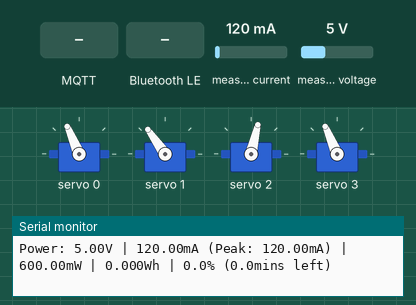
Simulated run of this sketch. Board: ESP32. Parts: 4 × servo, the last lines printed to the serial monitor. The test bench sets the inputs (shaded band); at power-on: measured current 120 mA, measured voltage 5 V. WiFi joins after 1.5 s; servers stay silent unless stated; uploads are accepted with an empty reply; random numbers use the default seed unless the sketch sets one; no MQTT or app messages arrive unless stated; nothing arrives over Bluetooth unless stated; a phone connects over Bluetooth LE 3 s after start.

Above: at 3.9 s.
4.0 s: MQTT message "1" arrives on the first subscribed topic
At 4.47 s:
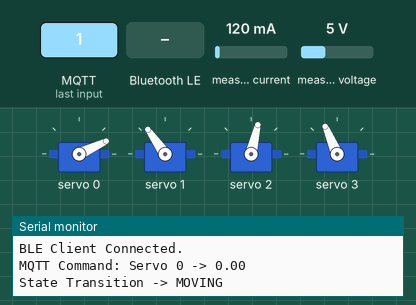
At 5.6 s:
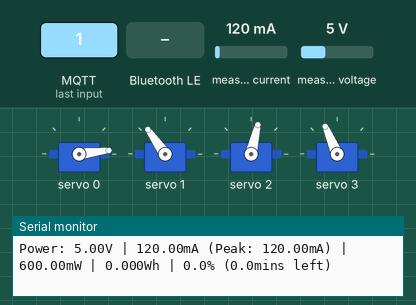
7.0 s: Bluetooth LE write "A:" received
8.5 s: Bluetooth LE write "0" received
10.0 s: MQTT message "A:" arrives on the first subscribed topic
11.5 s: MQTT message "A:" arrives on the second subscribed topic
Timing chart, 0 to 14.0 s (numbered marks = the images above; inputs shaded):
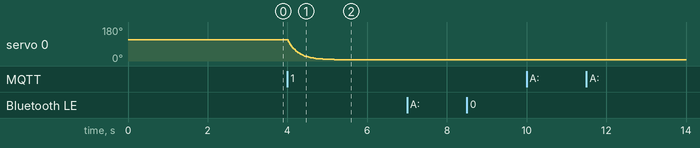

The sketch:

platform.ino
```cpp
#include <Arduino.h>
#include <Wire.h>
#include "include/Config.h"
#include "src/modules/servo_control/ServoController.h"
#include "src/modules/motion/MotionManager.h"
#include "src/modules/joystick/JoystickHandler.h"
#include "src/modules/bluetooth/BluetoothHandler.h"
#include "src/modules/network/RobotNetwork.h"
#include "src/modules/power/PowerMonitor.h"

// ======================================================
// GLOBAL INSTANCES
// ======================================================
ServoController servoCtrl(PCA9685_ADDR);
MotionManager   motion(servoCtrl);
JoystickHandler joysticks(motion);
BluetoothHandler ble(motion);
RobotNetwork   network(motion);

// ======================================================
// DEBUG UTILITIES
// ======================================================
void printState() {
    static unsigned long lastPrint = 0;
    if (millis() - lastPrint > 1000) {
        lastPrint = millis();
        Serial.printf("Base: %.2f | Shoulder: %.2f | Elbow: %.2f | Grip: %.2f\n",
            motion.getCurrent(0),
            motion.getCurrent(1),
            motion.getCurrent(2),
            motion.getCurrent(3)
        );
        if (powerMonitor.isDetected()) {
            Serial.printf("Power: %.2fV | %.2fmA (Peak: %.2fmA) | %.2fmW | %.3fWh | %.1f%% (%.1fmins left)\n",
                powerMonitor.getVoltage(),
                powerMonitor.getCurrent(),
                powerMonitor.getPeakCurrent(),
                powerMonitor.getPower(),
                powerMonitor.getEnergyWh(),
                powerMonitor.getRemainingCapacityPercent(),
                powerMonitor.getRuntimePredictionMins()
            );
        } else {
            Serial.println("Power: INA226 NOT DETECTED! Check I2C bus wiring/address.");
        }
    }
}

// ======================================================
// SETUP
// ======================================================
void setup() {
    Serial.begin(115200);

    // Initialize I2C for PCA9685
    Wire.begin(21, 22);
    Wire.setClock(100000);

    // Initialize Motion System (calls servoCtrl.begin and startup sequence)
    motion.begin();

    // Initialize BLE Server
    ble.begin();

    // Initialize WiFi, MQTT and HTTP Registration
    network.begin();

    // Initialize Power Monitor
    powerMonitor.begin();

    Serial.println("System initialized and ready.");
}

// ======================================================
// MAIN LOOP
// ======================================================
void loop() {
    // 1. Keep Network (MQTT) alive
    network.update();

    // 2. Process Input (Priority: MQTT > BLE > Joystick)
    // If MQTT is connected, it can override local controls.
    // Let's allow Joystick if NO BLE client and NO recent MQTT commands.
    // For simplicity,don't read joystick if BLE is connected or MQTT is actively controlling.
    // We'll read joystick only if BLE is not connected. MQTT commands just set target directly via callback.
    if (!ble.isConnected()) {
        joysticks.readAndProcess();
    }

    // 2. Update Motion (Smoothing and Servo writing)
    motion.update();

    // 3. Update Power Monitor
    powerMonitor.update(motion.isMoving());

    // 4. Debug Output
    printState();

    // 5. Rate Limiting
    delay(UPDATE_DELAY_MS);
}
```

BluetoothHandler.cpp
```cpp
#include "BluetoothHandler.h"

BluetoothHandler::BluetoothHandler(MotionManager& motion)
    : _motion(motion), _deviceConnected(false), _pServer(nullptr), _pCharacteristic(nullptr) {
}

void BluetoothHandler::begin(const char* deviceName) {
    // 1. Initialize BLE Environment
    BLEDevice::init(deviceName);

    // 2. Create BLE Server
    _pServer = BLEDevice::createServer();
    _pServer->setCallbacks(this);

    // 3. Create BLE Service
    BLEService *pService = _pServer->createService(SERVICE_UUID);

    // 4. Create BLE Characteristic
    _pCharacteristic = pService->createCharacteristic(
        CHARACTERISTIC_UUID,
        BLECharacteristic::PROPERTY_READ |
        BLECharacteristic::PROPERTY_WRITE |
        BLECharacteristic::PROPERTY_WRITE_NR |
        BLECharacteristic::PROPERTY_NOTIFY |
        BLECharacteristic::PROPERTY_INDICATE
    );

    _pCharacteristic->setCallbacks(this);

    // Add descriptor for notifications
    _pCharacteristic->addDescriptor(new BLE2902());

    // 5. Start the service
    pService->start();

    // 6. Start advertising
    BLEAdvertising *pAdvertising = BLEDevice::getAdvertising();
    pAdvertising->addServiceUUID(SERVICE_UUID);
    pAdvertising->setScanResponse(true);
    pAdvertising->setMinPreferred(0x06);  // functions that help with iPhone connections issue
    pAdvertising->setMinPreferred(0x12);
    BLEDevice::startAdvertising();

    Serial.println("BLE System Started. Waiting for connections...");
}

bool BluetoothHandler::isConnected() const {
    return _deviceConnected;
}

void BluetoothHandler::onConnect(BLEServer* pServer) {
    _deviceConnected = true;
    Serial.println("BLE Client Connected.");
}

void BluetoothHandler::onDisconnect(BLEServer* pServer) {
    _deviceConnected = false;
    Serial.println("BLE Client Disconnected.");
    // Restart advertising when disconnected
    BLEDevice::startAdvertising();
}

void BluetoothHandler::onWrite(BLECharacteristic* pCharacteristic) {
    String value = pCharacteristic->getValue().c_str();

    if (value.length() > 0) {
        Serial.print("BLE Received: ");
        Serial.println(value);

        // Protocol expected: J:<servo_index>:<angle>\n
        // Examples:
        // J:0:90  -> Base to 90
        // J:3:70  -> Gripper to 70

        int firstColon = value.indexOf(':');
        int secondColon = value.indexOf(':', firstColon + 1);

        if (firstColon != -1 && secondColon != -1 && value.startsWith("J")) {
            String indexStr = value.substring(firstColon + 1, secondColon);
            String angleStr = value.substring(secondColon + 1);

            int servoIndex = indexStr.toInt();
            float targetAngle = angleStr.toFloat();

            if (servoIndex >= 0 && servoIndex < 4) {
                // Ensure angle is within valid ranges, although MotionManager might handle it
                _motion.setTarget(servoIndex, targetAngle);
                Serial.printf("Setting Servo %d to %.1f\n", servoIndex, targetAngle);
            } else {
                Serial.println("Error: Invalid servo index received via BLE.");
            }
        } else if (value.startsWith("A:")) {
            // Protocol expected: A:<a0>:<a1>:<a2>:<a3>\n
            int c1 = value.indexOf(':', 2);
            int c2 = value.indexOf(':', c1 + 1);
            int c3 = value.indexOf(':', c2 + 1);

            if (c1 != -1 && c2 != -1 && c3 != -1) {
                float a0 = value.substring(2, c1).toFloat();
                float a1 = value.substring(c1 + 1, c2).toFloat();
                float a2 = value.substring(c2 + 1, c3).toFloat();
                float a3 = value.substring(c3 + 1).toFloat();

                _motion.setTarget(0, a0);
                _motion.setTarget(1, a1);
                _motion.setTarget(2, a2);
                _motion.setTarget(3, a3);
            }
        }
    }
}
```

BluetoothHandler.h
```cpp
#ifndef BLUETOOTH_HANDLER_H
#define BLUETOOTH_HANDLER_H

#include <Arduino.h>
#include <BLEDevice.h>
#include <BLEServer.h>
#include <BLEUtils.h>
#include <BLE2902.h>
#include "../motion/MotionManager.h"

// Define Service and Characteristic UUIDs
// Using standard ones or custom ones. Let's use custom ones for this project.
#define SERVICE_UUID           "4fafc201-1fb5-459e-8fcc-c5c9c331914b"
#define CHARACTERISTIC_UUID    "beb5483e-36e1-4688-b7f5-ea07361b26a8"

class BluetoothHandler : public BLEServerCallbacks, public BLECharacteristicCallbacks {
public:
    BluetoothHandler(MotionManager& motion);

    void begin(const char* deviceName = "Grabber_BLE");
    bool isConnected() const;

    // BLEServerCallbacks
    void onConnect(BLEServer* pServer) override;
    void onDisconnect(BLEServer* pServer) override;

    // BLECharacteristicCallbacks
    void onWrite(BLECharacteristic* pCharacteristic) override;

private:
    MotionManager& _motion;
    bool _deviceConnected;
    BLEServer* _pServer;
    BLECharacteristic* _pCharacteristic;
};

#endif // BLUETOOTH_HANDLER_H
```

JoystickHandler.cpp
```cpp
#include "JoystickHandler.h"

JoystickHandler::JoystickHandler(MotionManager& motion) : _motion(motion) {}

void JoystickHandler::readAndProcess() {
#if defined(USE_JOYSTICK) && (USE_JOYSTICK == true)
    int baseVal = analogRead(JOY1_X);
    int shoulderVal = analogRead(JOY1_Y);
    int elbowVal = analogRead(JOY2_X);
    int gripperVal = analogRead(JOY2_Y);

    // Safety check: if all axes read exactly 0, the joystick module is likely disconnected or unpowered.
    // Skip processing to prevent the robot from moving to minimum limits.
    if (baseVal == 0 && shoulderVal == 0 && elbowVal == 0 && gripperVal == 0) {
        return;
    }

    processAxis(baseVal, 0);      // BASE
    processAxis(shoulderVal, 1);  // SHOULDER
    processAxis(elbowVal, 2);     // ELBOW
    processAxis(gripperVal, 3);    // GRIPPER
#endif
}

void JoystickHandler::processAxis(int rawValue, int servoIndex) {
    int offset = rawValue - JOYSTICK_CENTER;

    if (abs(offset) < JOYSTICK_DEADZONE) {
        return;
    }

    float normalized = (float)abs(offset) / (float)JOYSTICK_CENTER;
    normalized = constrain(normalized, 0.0f, 1.0f);

    // Apply quadratic curve for smoother control at low stick deflection
    float intensity = normalized * normalized;

    // Maintain direction
    if (offset < 0) {
        intensity = -intensity;
    }

    _motion.moveJoint(servoIndex, intensity);
}
```

JoystickHandler.h
```cpp
#ifndef JOYSTICK_HANDLER_H
#define JOYSTICK_HANDLER_H

#include "../../../include/Config.h"
#include "../motion/MotionManager.h"
#include "../safety/SafetySystem.h"

class JoystickHandler {
public:
    JoystickHandler(MotionManager& motion);

    void readAndProcess();

private:
    MotionManager& _motion;

    void processAxis(int rawValue, int servoIndex);
};

#endif // JOYSTICK_HANDLER_H
```

MotionManager.cpp
```cpp
#include "MotionManager.h"
#include "../safety/SafetySystem.h"

MotionManager::MotionManager(ServoController& controller)
    : _controller(controller), _smoothFactor(DEFAULT_SMOOTH_FACTOR), _emergencyStop(false)
{
    // Initialize servo data with home positions and limits
    _servos[0] = {BASE_SERVO, BASE_HOME, BASE_HOME, BASE_MIN, BASE_MAX};
    _servos[1] = {SHOULDER_SERVO, SHOULDER_HOME, SHOULDER_HOME, SHOULDER_MIN, SHOULDER_MAX};
    _servos[2] = {ELBOW_SERVO, ELBOW_HOME, ELBOW_HOME, ELBOW_MIN, ELBOW_MAX};
    _servos[3] = {GRIPPER_SERVO, GRIPPER_HOME, GRIPPER_HOME, GRIPPER_MIN, GRIPPER_MAX};
}

void MotionManager::begin() {
    _controller.begin();
    startupSequence();
}

void MotionManager::update() {
    if (_emergencyStop) return;
    for (int i = 0; i < 4; i++) {
        float error = _servos[i].targetAngle - _servos[i].currentAngle;

        if (abs(error) > 0.05f) {
            _servos[i].currentAngle += error * _smoothFactor;
            _controller.setAngle(_servos[i].channel, _servos[i].currentAngle);
        }
    }
}

void MotionManager::setTarget(int servoIndex, float newTarget) {
    if (_emergencyStop) return;
    if (servoIndex < 0 || servoIndex >= 4) return;

    _servos[servoIndex].targetAngle = constrain(
        newTarget,
        _servos[servoIndex].minAngle,
        _servos[servoIndex].maxAngle
    );
}

void MotionManager::moveJoint(int servoIndex, float intensity) {
    if (_emergencyStop) return;
    if (servoIndex < 0 || servoIndex >= 4) return;

    float direction = (intensity > 0) ? 1.0f : -1.0f;
    float absIntensity = abs(intensity);

    float safeSpeed = SafetySystem::calculateSafeSpeed(
        _servos[servoIndex].targetAngle,
        _servos[servoIndex].minAngle,
        _servos[servoIndex].maxAngle,
        direction,
        DEFAULT_MAX_SPEED
    );

    float movement = absIntensity * safeSpeed * direction;
    setTarget(servoIndex, _servos[servoIndex].targetAngle + movement);
}

float MotionManager::getTarget(int servoIndex) const {
    return (servoIndex >= 0 && servoIndex < 4) ? _servos[servoIndex].targetAngle : 0;
}

float MotionManager::getCurrent(int servoIndex) const {
    return (servoIndex >= 0 && servoIndex < 4) ? _servos[servoIndex].currentAngle : 0;
}

bool MotionManager::isMoving() const {
    for (int i = 0; i < 4; i++) {
        float error = _servos[i].targetAngle - _servos[i].currentAngle;
        if (abs(error) > 0.05f) {
            return true;
        }
    }
    return false;
}

void MotionManager::setEmergencyStop(bool stop) {
    _emergencyStop = stop;
}

bool MotionManager::isEmergencyStop() const {
    return _emergencyStop;
}

void MotionManager::startupSequence() {
    // Initial sync
    for (int i = 0; i < 4; i++) {
        _controller.setAngle(_servos[i].channel, _servos[i].currentAngle);
    }
    delay(1000);
    Serial.println("Motion System Initialized");
}
```

MotionManager.h
```cpp
#ifndef MOTION_MANAGER_H
#define MOTION_MANAGER_H

#include "../../../include/Config.h"
#include "../servo_control/ServoController.h"

class MotionManager {
public:
    MotionManager(ServoController& controller);

    void begin();
    void update();
    void setTarget(int servoIndex, float newTarget);
    void moveJoint(int servoIndex, float intensity);
    float getTarget(int servoIndex) const;
    float getCurrent(int servoIndex) const;

    bool isMoving() const;
    void setEmergencyStop(bool stop);
    bool isEmergencyStop() const;

    void startupSequence();

private:
    ServoController& _controller;
    ServoData _servos[4];
    float _smoothFactor;
    bool _emergencyStop;
};

#endif // MOTION_MANAGER_H
```

RobotNetwork.h
```cpp
#ifndef ROBOT_NETWORK_H
#define ROBOT_NETWORK_H

#include <WiFi.h>
#include <WiFiManager.h>
#include <HTTPClient.h>
#include <PubSubClient.h>
#include <ArduinoJson.h>
#include "../../../include/Config.h"
#include "../motion/MotionManager.h"

enum RobotState {
    OFFLINE,
    IDLE,
    MOVING,
    EXECUTING,
    ERROR_STATE,
    EMERGENCY_STOP
};

class RobotNetwork {
public:
    RobotNetwork(MotionManager& motion);

    void begin();
    void update();
    bool isConnected();

    void transitionToState(RobotState newState);
    void triggerError(const char* errorCode);

private:
    MotionManager& _motion;
    WiFiClient _wifiClient;
    PubSubClient _mqttClient;

    unsigned long _lastReconnectAttempt;
    unsigned long _lastHeartbeat;
    unsigned long _lastTelemetry;
    RobotState _currentState;

    void setupWiFi();
    void registerRobot();
    void connectMQTT();
    void publishStatus(const char* status);
    void publishHeartbeat();
    void publishTelemetry();
    const char* stateToString(RobotState state) const;

    void handleMessage(char* topic, byte* payload, unsigned int length);
    static void mqttCallbackWrapper(char* topic, byte* payload, unsigned int length);
    static RobotNetwork* _instance;
};

#endif // ROBOT_NETWORK_H
```

PowerMonitor.h
```cpp
#ifndef POWER_MONITOR_H
#define POWER_MONITOR_H

#include <Arduino.h>
#include <Wire.h>
#include <INA226_WE.h>
#include "../../../include/Config.h"

class PowerMonitor {
public:
    PowerMonitor();

    void begin();
    void update(bool isMoving);

    float getVoltage() const;
    float getCurrent() const;
    float getPower() const;
    float getPeakCurrent() const;
    float getIdleCurrent() const;
    float getMovingCurrent() const;
    float getEnergyWh() const;
    float getRemainingCapacityPercent() const;
    float getRuntimePredictionMins() const;
    bool isDetected() const;

private:
    INA226_WE _ina;

    float _voltage;
    float _current_mA;
    float _power_mW;

    float _peakCurrent;
    float _idleCurrent;
    float _movingCurrent;

    float _energy_mWh;
    unsigned long _lastUpdateMs;

    bool _inaFound;
};

extern PowerMonitor powerMonitor;

#endif // POWER_MONITOR_H
```

SafetySystem.cpp
```cpp
#include "SafetySystem.h"

float SafetySystem::calculateSafeSpeed(
    float currentAngle,
    float minLimit,
    float maxLimit,
    float direction,
    float maxSpeed
) {
    float distanceToMin = currentAngle - minLimit;
    float distanceToMax = maxLimit - currentAngle;

    float safeSpeed = maxSpeed;

    // Slow down near minimum limit
    if (direction < 0 && distanceToMin < 15) {
        safeSpeed *= (distanceToMin / 15.0f);
    }

    // Slow down near maximum limit
    if (direction > 0 && distanceToMax < 15) {
        safeSpeed *= (distanceToMax / 15.0f);
    }

    // Ensure we don't completely stall and keep within bounds
    return constrain(safeSpeed, 0.05f, maxSpeed);
}
```

SafetySystem.h
```cpp
#ifndef SAFETY_SYSTEM_H
#define SAFETY_SYSTEM_H

#include "../../../include/Config.h"

class SafetySystem {
public:
    static float calculateSafeSpeed(
        float currentAngle,
        float minLimit,
        float maxLimit,
        float direction,
        float maxSpeed
    );
};

#endif // SAFETY_SYSTEM_H
```

ServoController.cpp
```cpp
#include "ServoController.h"

ServoController::ServoController(uint8_t addr) : _pwm(addr) {}

void ServoController::begin() {
    _pwm.begin();
    _pwm.setPWMFreq(SERVO_FREQ);
}

void ServoController::setAngle(uint8_t channel, float angle) {
    angle = constrain(angle, 0, 180);
    int pulse = angleToPulse(angle);
    _pwm.setPWM(channel, 0, pulse);
}

void ServoController::detach(uint8_t channel) {
    _pwm.setPWM(channel, 0, 0);
}

void ServoController::attachAll(const ServoData* servos, int count) {
    for (int i = 0; i < count; i++) {
        setAngle(servos[i].channel, servos[i].currentAngle);
    }
}

void ServoController::detachAll(const ServoData* servos, int count) {
    for (int i = 0; i < count; i++) {
        detach(servos[i].channel);
    }
}

int ServoController::angleToPulse(float angle) {
    return map(angle, 0, 180, SERVOMIN, SERVOMAX);
}
```

ServoController.h
```cpp
#ifndef SERVO_CONTROLLER_H
#define SERVO_CONTROLLER_H

#include <Adafruit_PWMServoDriver.h>
#include "../../../include/Config.h"

class ServoController {
public:
    ServoController(uint8_t addr = PCA9685_ADDR);

    void begin();
    void setAngle(uint8_t channel, float angle);
    void detach(uint8_t channel);
    void attachAll(const ServoData* servos, int count);
    void detachAll(const ServoData* servos, int count);

private:
    Adafruit_PWMServoDriver _pwm;
    int angleToPulse(float angle);
};

#endif // SERVO_CONTROLLER_H
```

Source omitted: RobotNetwork.cpp (13358 bytes), PowerMonitor.cpp (3950 bytes), Config.h (3508 bytes)

Measured:
- after the input at 4.0 s, servo 0: moves from 113° to 7° over 1.2 s, starting at once
